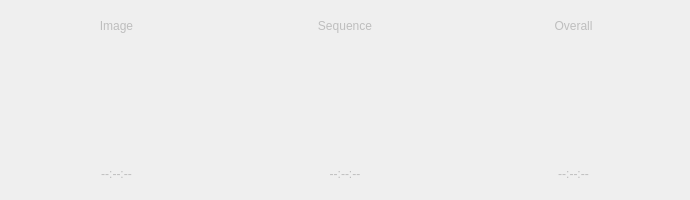
<?xml version="1.0" encoding="UTF-8"?>
<ui version="4.0">
 <class>CaptureCountsWidget</class>
 <widget class="QWidget" name="CaptureCountsWidget">
  <property name="enabled">
   <bool>false</bool>
  </property>
  <property name="geometry">
   <rect>
    <x>0</x>
    <y>0</y>
    <width>690</width>
    <height>200</height>
   </rect>
  </property>
  <property name="sizePolicy">
   <sizepolicy hsizetype="MinimumExpanding" vsizetype="MinimumExpanding">
    <horstretch>0</horstretch>
    <verstretch>0</verstretch>
   </sizepolicy>
  </property>
  <property name="minimumSize">
   <size>
    <width>600</width>
    <height>200</height>
   </size>
  </property>
  <property name="maximumSize">
   <size>
    <width>16777215</width>
    <height>16777215</height>
   </size>
  </property>
  <property name="baseSize">
   <size>
    <width>0</width>
    <height>0</height>
   </size>
  </property>
  <property name="windowTitle">
   <string>Ekos</string>
  </property>
  <layout class="QHBoxLayout" name="horizontalLayout">
   <property name="spacing">
    <number>1</number>
   </property>
   <property name="leftMargin">
    <number>3</number>
   </property>
   <property name="topMargin">
    <number>3</number>
   </property>
   <property name="rightMargin">
    <number>3</number>
   </property>
   <property name="bottomMargin">
    <number>3</number>
   </property>
   <item>
    <layout class="QVBoxLayout" name="imageLayout">
     <property name="spacing">
      <number>1</number>
     </property>
     <item>
      <widget class="QLabel" name="imageLabel">
       <property name="text">
        <string>Image</string>
       </property>
       <property name="alignment">
        <set>Qt::AlignCenter</set>
       </property>
      </widget>
     </item>
     <item>
      <layout class="QHBoxLayout" name="horizontalLayout_13">
       <property name="spacing">
        <number>1</number>
       </property>
       <item>
        <spacer name="horizontalSpacer_11">
         <property name="orientation">
          <enum>Qt::Horizontal</enum>
         </property>
         <property name="sizeHint" stdset="0">
          <size>
           <width>13</width>
           <height>20</height>
          </size>
         </property>
        </spacer>
       </item>
       <item>
        <widget class="QRoundProgressBar" name="imageProgress" native="true">
         <property name="enabled">
          <bool>false</bool>
         </property>
         <property name="minimumSize">
          <size>
           <width>100</width>
           <height>100</height>
          </size>
         </property>
         <property name="maximumSize">
          <size>
           <width>100</width>
           <height>100</height>
          </size>
         </property>
         <property name="styleSheet">
          <string notr="true"/>
         </property>
         <layout class="QVBoxLayout" name="verticalLayout_12"/>
        </widget>
       </item>
       <item>
        <spacer name="horizontalSpacer_12">
         <property name="orientation">
          <enum>Qt::Horizontal</enum>
         </property>
         <property name="sizeHint" stdset="0">
          <size>
           <width>13</width>
           <height>20</height>
          </size>
         </property>
        </spacer>
       </item>
      </layout>
     </item>
     <item>
      <widget class="QLabel" name="imageRemainingTime">
       <property name="text">
        <string>--:--:--</string>
       </property>
       <property name="alignment">
        <set>Qt::AlignCenter</set>
       </property>
      </widget>
     </item>
    </layout>
   </item>
   <item>
    <layout class="QVBoxLayout" name="sequenceLayout">
     <property name="spacing">
      <number>1</number>
     </property>
     <item>
      <widget class="QLabel" name="sequenceLabel">
       <property name="text">
        <string>Sequence</string>
       </property>
       <property name="alignment">
        <set>Qt::AlignCenter</set>
       </property>
      </widget>
     </item>
     <item>
      <layout class="QHBoxLayout" name="horizontalLayout_7">
       <property name="spacing">
        <number>1</number>
       </property>
       <item>
        <spacer name="horizontalSpacer_7">
         <property name="orientation">
          <enum>Qt::Horizontal</enum>
         </property>
         <property name="sizeHint" stdset="0">
          <size>
           <width>13</width>
           <height>20</height>
          </size>
         </property>
        </spacer>
       </item>
       <item>
        <widget class="QRoundProgressBar" name="sequenceProgress" native="true">
         <property name="enabled">
          <bool>false</bool>
         </property>
         <property name="minimumSize">
          <size>
           <width>100</width>
           <height>100</height>
          </size>
         </property>
         <property name="maximumSize">
          <size>
           <width>100</width>
           <height>100</height>
          </size>
         </property>
         <property name="styleSheet">
          <string notr="true"/>
         </property>
         <layout class="QVBoxLayout" name="verticalLayout_11"/>
        </widget>
       </item>
       <item>
        <spacer name="horizontalSpacer_8">
         <property name="orientation">
          <enum>Qt::Horizontal</enum>
         </property>
         <property name="sizeHint" stdset="0">
          <size>
           <width>13</width>
           <height>20</height>
          </size>
         </property>
        </spacer>
       </item>
      </layout>
     </item>
     <item>
      <widget class="QLabel" name="sequenceRemainingTime">
       <property name="text">
        <string>--:--:--</string>
       </property>
       <property name="alignment">
        <set>Qt::AlignCenter</set>
       </property>
      </widget>
     </item>
    </layout>
   </item>
   <item>
    <layout class="QVBoxLayout" name="overallLayout">
     <property name="spacing">
      <number>1</number>
     </property>
     <item>
      <widget class="QLabel" name="overallLabel">
       <property name="text">
        <string>Overall</string>
       </property>
       <property name="alignment">
        <set>Qt::AlignCenter</set>
       </property>
      </widget>
     </item>
     <item>
      <layout class="QHBoxLayout" name="horizontalLayout_11">
       <property name="spacing">
        <number>1</number>
       </property>
       <item>
        <spacer name="horizontalSpacer_10">
         <property name="orientation">
          <enum>Qt::Horizontal</enum>
         </property>
         <property name="sizeHint" stdset="0">
          <size>
           <width>13</width>
           <height>20</height>
          </size>
         </property>
        </spacer>
       </item>
       <item>
        <widget class="QRoundProgressBar" name="captureProgress" native="true">
         <property name="enabled">
          <bool>false</bool>
         </property>
         <property name="minimumSize">
          <size>
           <width>100</width>
           <height>100</height>
          </size>
         </property>
         <property name="maximumSize">
          <size>
           <width>100</width>
           <height>100</height>
          </size>
         </property>
         <layout class="QVBoxLayout" name="verticalLayout_14">
          <property name="spacing">
           <number>1</number>
          </property>
          <property name="leftMargin">
           <number>3</number>
          </property>
          <property name="topMargin">
           <number>3</number>
          </property>
          <property name="rightMargin">
           <number>3</number>
          </property>
          <property name="bottomMargin">
           <number>3</number>
          </property>
         </layout>
        </widget>
       </item>
       <item>
        <spacer name="horizontalSpacer_9">
         <property name="orientation">
          <enum>Qt::Horizontal</enum>
         </property>
         <property name="sizeHint" stdset="0">
          <size>
           <width>13</width>
           <height>20</height>
          </size>
         </property>
        </spacer>
       </item>
      </layout>
     </item>
     <item>
      <widget class="QLabel" name="overallRemainingTime">
       <property name="text">
        <string>--:--:--</string>
       </property>
       <property name="alignment">
        <set>Qt::AlignCenter</set>
       </property>
      </widget>
     </item>
    </layout>
   </item>
  </layout>
 </widget>
 <customwidgets>
  <customwidget>
   <class>QRoundProgressBar</class>
   <extends>QWidget</extends>
   <header>QRoundProgressBar.h</header>
   <container>1</container>
  </customwidget>
 </customwidgets>
 <resources/>
 <connections/>
</ui>
